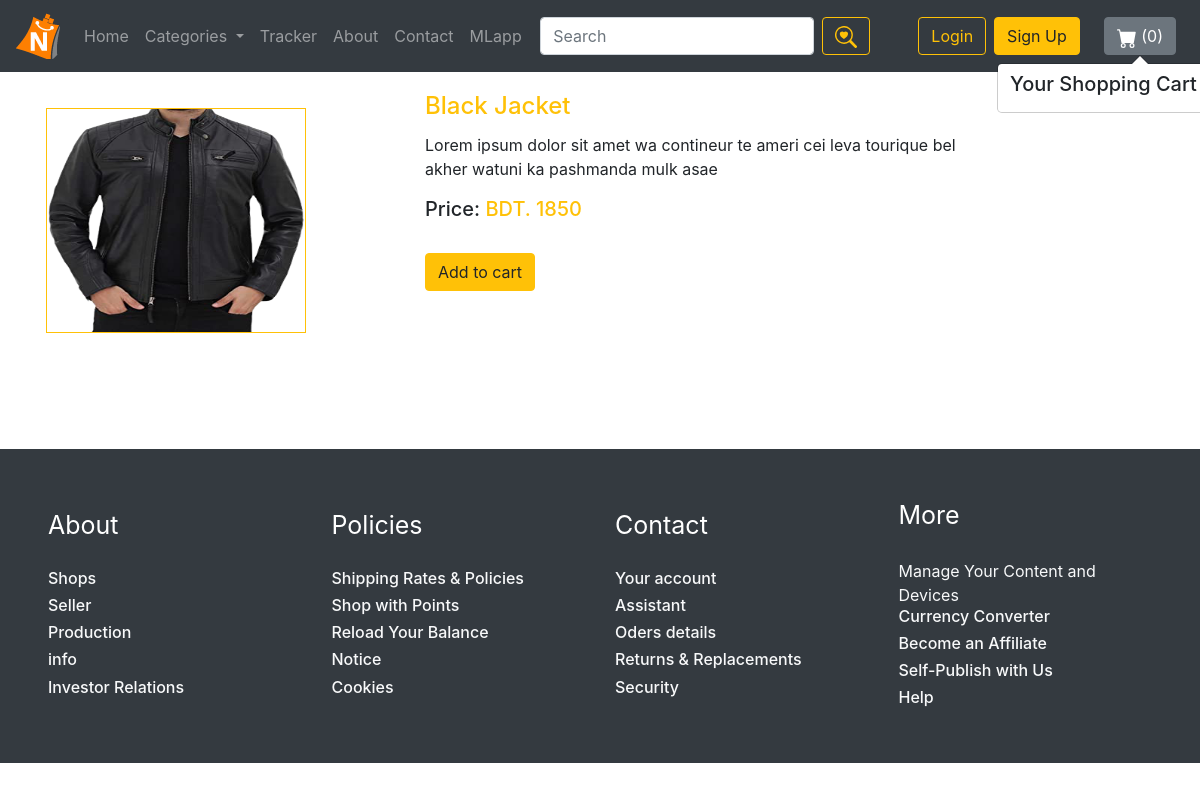
The app's page /main/dynamic_products/1 with its own data.
### main/models.py (models this page shows, shortened)
class Dynamic_Product(models.Model) :
    id = models.AutoField
    code = models.CharField(max_length=20, default="")
    name = models.CharField(max_length=50)
    desc = models.CharField(max_length=1000)
    caption = models.CharField(max_length=50)
    price = models.IntegerField(default=0)
    image = models.ImageField(upload_to="shop/images", default="")
    pub_date = models.DateField()

### main/views.py (the view)
# urls.py: path('dynamic_products/<int:id>', views.dynamic_product_view, name='dynamic_product_view'),
def dynamic_product_view(request, id):
    categories= Categories.objects.all()
    product = Dynamic_Product.objects.filter(id=id)[0]
    return render(request, 'main/product_view.html', {'product': product,'categories':categories})

### main/templates/main/product_view.html (shortened to what this page needs)
{% extends 'main/base.html' %}
{% load static %}
{% block body %}
    <div class="container product-view">
        <div class="row">
            <div class="col-md-4 p-3">
                <img src="/media/{{product.image}}" alt="" height="225px" width="260px" class="border border-warning">
            </div>
            <div class="col-md-6">
                <h4 id="name_pr{{product.code}}" class="card-title text-warning">{{product.name}}</h4>
                <p>{{product.desc}}</p>
                <h5>Price: <span class="text-warning"> BDT. <span id="price_pr{{product.code}}">{{product.price}} </span></span> </h5>
                <br>
                <span id="div_pr{{product.code}}" class="div_pr">
                    <button id="pr{{product.code}}" class="btn btn-warning cart">Add to cart</button>
                </span>
                <br>
                <br>
            </div>
        </div>
    </div>
{% endblock %}

### records on screen
Dynamic_Product: image (picture), name "Black Jacket", desc "Lorem ipsum dolor sit amet wa contineur te ameri cei leva tourique bel akher watuni ka pashmanda mulk asae", price "1850"
